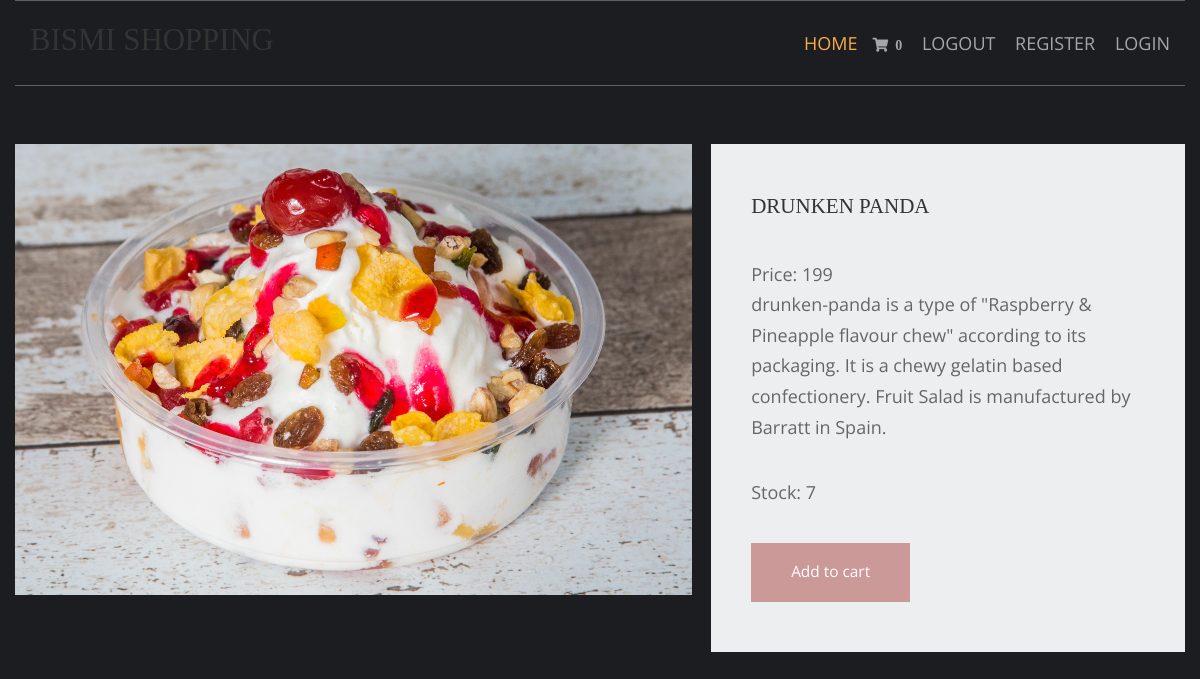
Page /fruits/drunken-panda on the committed database.
### shop/models.py (models this page shows, shortened)
class products(models.Model):
    name=models.CharField(max_length=150,unique=True)
    slug=models.SlugField(max_length=250,unique=True)
    img=models.ImageField(upload_to='product')
    desc=models.TextField()
    stock=models.IntegerField()
    available=models.BooleanField()
    price=models.IntegerField()
    category=models.ForeignKey(categ,on_delete=models.CASCADE)

### shop/views.py (the view)
# urls.py: path('<slug:c_slug>/<slug:product_slug>',views.prodDetails,name='details'),
def prodDetails(request,c_slug,product_slug):
    try:
        prod = products.objects.get(category__slug=c_slug, slug=product_slug)
    except Exception as e:
        raise e
    return render(request,'item.html', {'pr':prod})

### cart/context_processor.py (called while the page is built)
def count(request):
    item_count = 0
    if 'admin' in request.path:
        return {}
    else:
        try:
            ct=cartlist.objects.filter(cart_id=c_id(request))
            cti=items.objects.all().filter(cart=ct[:1])
            for c in cti:
                item_count+=c.quan
        except cartlist.DoesNotExist:
            item_count = 0
        return dict(itc=item_count)

### cart/views.py (called while the page is built)
def c_id(request):
    ct_id=request.session.session_key
    if not ct_id:
        ct_id = request.session.create()
    return ct_id

### templates/item.html (shortened to what this page needs)
{% extends 'base.html' %}
{% load static %}
{% block content %}
<html lang="en">
<head>
    <link href="{% static 'pr/fontawesome/css/all.min.css' %}" rel="stylesheet" />
    <link href="{% static 'pr/css/templatemo-comparto.css' %}" rel="stylesheet" />
</head>
<body>
  <br><br>
        <section class="tm-mb-1" id="about">
            <div class="tm-row tm-about-row">
                <div class="tm-section-1-l">
                    <img src="{{pr.img.url}}" alt="About image" class="tm-img-responsive">
                </div>
                <article class="tm-section-1-r tm-bg-color-8">
                    <h2 class="tm-mb-2 tm-title-color"> {{pr.name}}</h2>
                    <p>Price: {{pr.price}} <br> {{pr.desc}}</p>
                    <p>Stock: {{pr.stock}}</p>
{% if pr.stock <= 0 %}
<h1 style="color:red">Sorry.No stock left</h1>
                    {% else %}
                    <a href="{% url 'addcart' pr.id %}" class="tm-btn tm-btn-1 tm-link-to-services">Add to cart</a>
{% endif %}
                </article>
            </div>
        </section>
</body>
</html>
{% endblock %}

### static/hm/layout/styles/layout.css (style rules this page uses)
*, *::before, *::after { transition:all .3s ease-in-out; }
body { color:#A5A6AA; background-color:#1C1D21; }
a { color:#FBAB45; }

### static/pr/css/templatemo-comparto.css (style rules this page uses)
*, *::before, *::after { box-sizing: border-box; outline: none; }
ul, h1, h2, h3, h4, p, figure { padding: 0; margin: 0; }
body { font-family: 'Open Sans', Arial, sans-serif; font-size: 18px; overflow-x: hidden; padding-left: 15px; padding-right: 15px; margin: 0; }
h2 { font-size: 1.5rem; }
a { transition: all 0.3s ease; text-decoration: none; }
p { color: #666; line-height: 1.7; margin-bottom: 35px; }
h1, h2, h3, h4, h5, h6 { color: #333; }
.tm-mb-1 { margin-bottom: 20px; }
.tm-mb-2 { margin-bottom: 40px; }
.tm-bg-color-8 { background-color: #EDEEEF; }
.tm-img-responsive { max-width: 100%; height: auto; }
.tm-section-1-l { width: 57.85%; margin-right: 1.65%; }
.tm-section-1-r { padding: 50px 40px; width: 40.5%; }
.tm-row { display: flex; }
.tm-btn { display: inline-block; padding: 15px 40px; font-size: 1.1rem; border: none; background-color: #CC9999; color: white; }
a { color: #666; }

### static/hm/layout/styles/framework.css (style rules this page uses)
html { overflow-y:scroll; overflow-x:hidden; }
html, body { margin:0; padding:0; font-size:14px; line-height:1.6em; }
*, *::before, *::after { box-sizing:border-box; }
a { outline:none; text-decoration:none; }
img { width:auto; max-width:100%; height:auto; margin:0; padding:0; border:none; line-height:normal; vertical-align:middle; }
body, input, textarea, select { font-family:Verdana, Geneva, sans-serif; }
h1, h2, h3, h4, h5, h6, .heading { font-family:Georgia, "Times New Roman", Times, serif; }
::placeholder { opacity:1; }
h1, h2, h3, h4, h5, h6, .heading { margin:0 0 20px 0; font-size:1.4rem; line-height:normal; font-weight:normal; text-transform:uppercase; }
address, article, aside, figcaption, figure, footer, header, main, nav, section { display:block; margin:0; padding:0; }

### rows in the picture
products: img (picture), name "DRUNKEN PANDA", price "199", desc "drunken-panda is a type of \"Raspberry & Pineapple flavour chew\" according to its packaging. It is a chewy gelatin based confectionery. Fruit Salad is manufactured by Barratt in Spain.", stock "7"

### other values in the picture
{{ itc }} "0"
